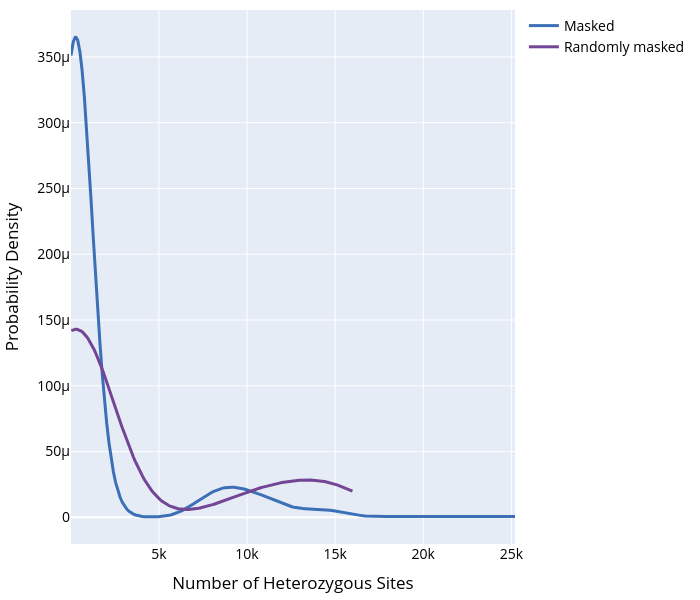

The notebook cell saved with this chart:
### Code cell
import numpy as np
from scipy.stats import gaussian_kde
import plotly.graph_objects as go

fig = go.Figure()

for t, color in zip(df_to_plot['type'].unique(), ['#3B6FB6', '#734595']):
    data = df_to_plot.loc[df_to_plot['type'] == t, 'n_het_sites']
    #Remove infs and NaNs
    data = data.replace([np.inf, -np.inf], np.nan).dropna()
    kde = gaussian_kde(data)
    x_vals = np.linspace(data.min(), data.max(), 200)
    y_vals = kde(x_vals)
    fig.add_trace(go.Scatter(x=x_vals, y=y_vals, mode='lines', name=t, line=dict(color=color, width=3)))

fig.update_layout(
    xaxis_title='Number of Heterozygous Sites',
    yaxis_title='Probability Density',
    width=700,
    height=600,
    margin=dict(l=40, r=40, t=10, b=40),
    font=dict(color="#000000", size=14)
)

fig.show()

### Figure 1 — Plotly figure (JSON) as saved in the notebook; plotly's stock layout.template omitted (floating-point values rounded to 4 significant figures; data arrays with more than 128 entries replaced by an {"elided": "..."} marker saying what was removed)
{"data": [{"line": {"color": "#3B6FB6", "width": 3}, "mode": "lines", "name": "Masked", "type": "scatter", "x": {"elided": "200 float values"}, "y": {"elided": "200 float values"}}, {"line": {"color": "#734595", "width": 3}, "mode": "lines", "name": "Randomly masked", "type": "scatter", "x": {"elided": "200 float values"}, "y": {"elided": "200 float values"}}], "layout": {"font": {"color": "#000000", "size": 14}, "height": 600, "margin": {"b": 40, "l": 40, "r": 40, "t": 10}, "width": 700, "xaxis": {"title": {"text": "Number of Heterozygous Sites"}}, "yaxis": {"title": {"text": "Probability Density"}}}}
